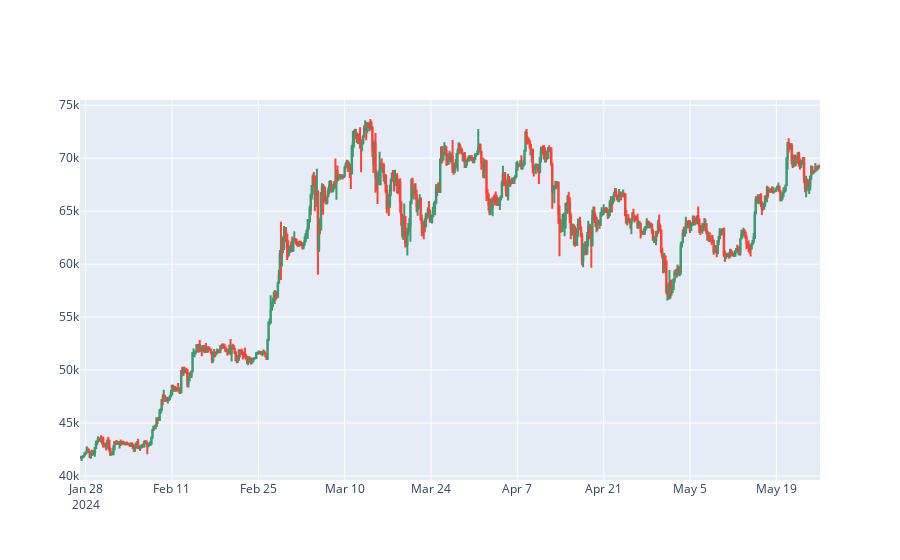

The cell this chart's notebook holds for it:
### Code cell
fig = go.Figure()

fig.add_trace(go.Candlestick(
  x = df.timestamp,
  open = df[('open')],
  high = df[('high')],
  low = df[('low')],
  close = df[('close')],
  showlegend = False)
)
fig.update_layout(xaxis_rangeslider_visible = False)
fig.show()

### Figure 1 — Plotly figure (JSON) as saved in the notebook; plotly's stock layout.template omitted (floating-point values rounded to 4 significant figures; data arrays with more than 128 entries replaced by an {"elided": "..."} marker saying what was removed)
{"data": [{"close": {"elided": "720 str values"}, "high": {"elided": "720 str values"}, "low": {"elided": "720 str values"}, "open": {"elided": "720 str values"}, "showlegend": false, "type": "candlestick", "x": {"elided": "720 str values"}}], "layout": {"xaxis": {"rangeslider": {"visible": false}}}}
